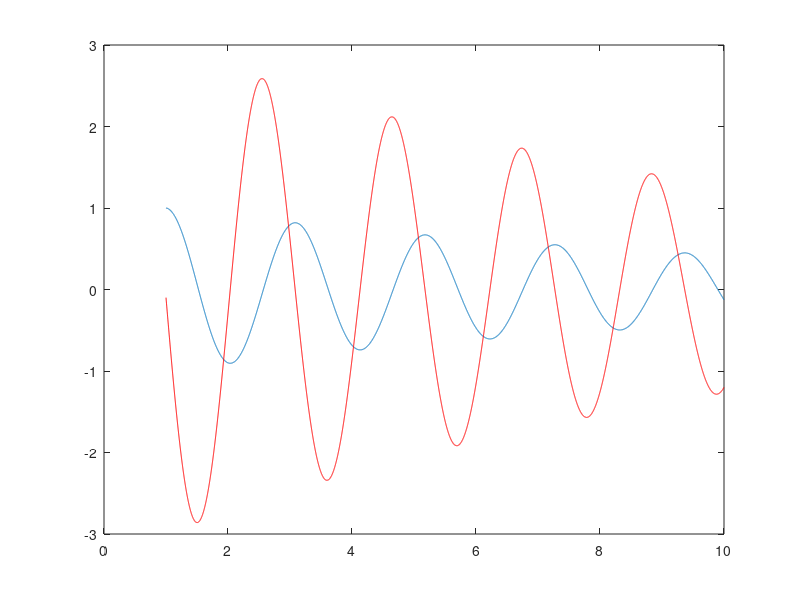
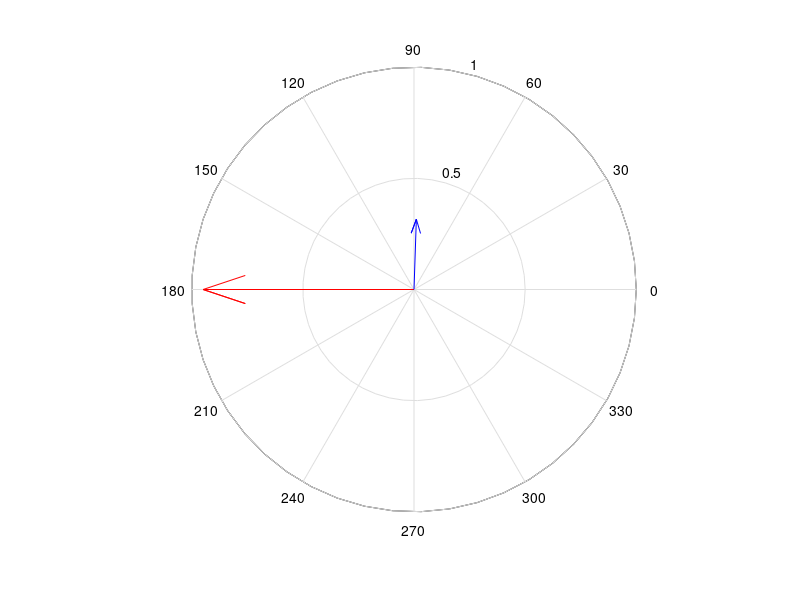

MATLAB code to generate these figures, in order:
%% Exercise 9.1
%% Define a matrix A and calculate dr and frequency from the eigenvalues
A=[0      1
  -9.01  -.2];
lam=eig(A)
w=imag(lam(1))
sig=real(lam(1))
freq=w/2/pi
dr=exp(sig/freq)
%% Exercise 9.2 Calculate the time domain response
x0=[1;-.1];
dt=0.001;
t=1:dt:10;
X=zeros(2,length(t));
X(:,1)=x0;
for i=2:length(t)
    X(:,i)=X(:,i-1)+dt*A*X(:,i-1);
end
figure
plot(t,X(1,:))
hold on
plot(t,X(2,:),'r');
shg
%% 9.4 Calculate the eigenvectors and compare with the time domain response
[v,e]=eig(A)
figure
compass(v(2,1),'r')
hold on
compass(v(1,1))
